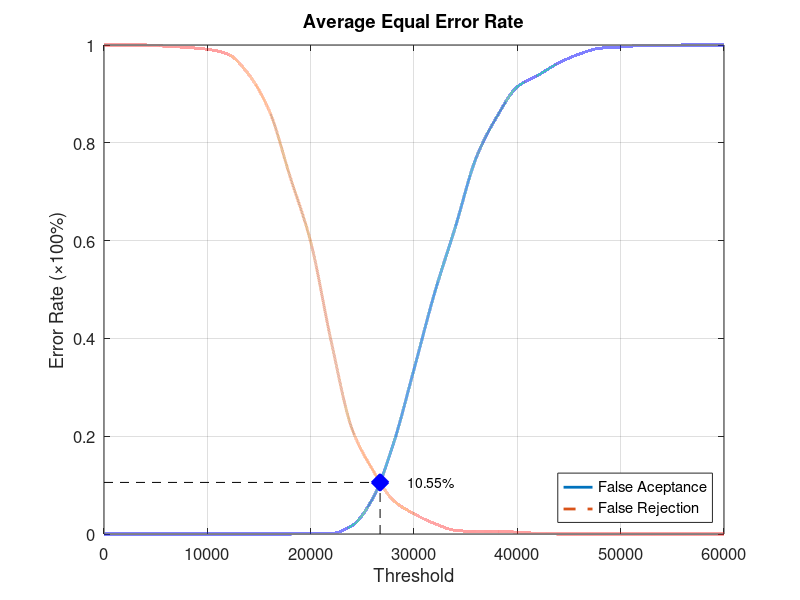
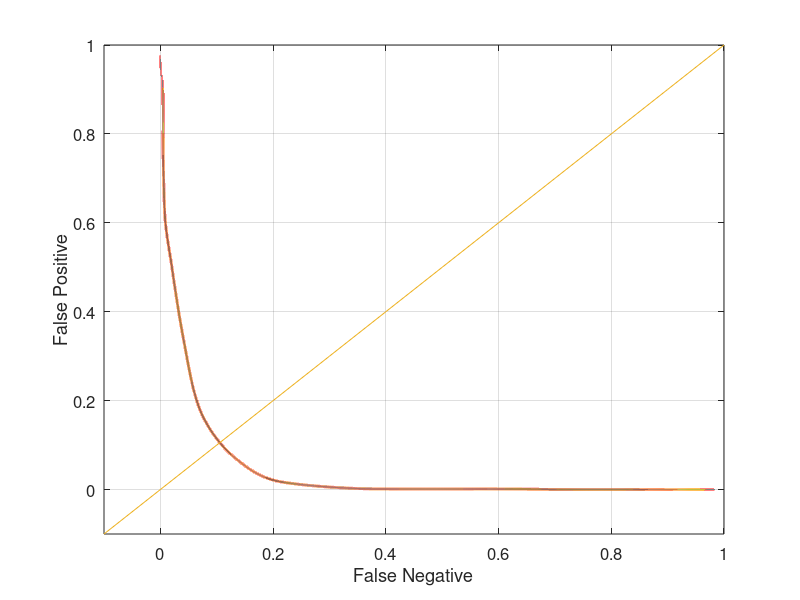

The MATLAB script that drew these images, in order:
function yEER = Experiment1Average
close all;
clear;
clc;
x = 0:2000:60000;
xq = 0:0.5:60000;

y0 = [0 0 0 0 0 0 0 0 0 0 0.00131579 0.00131579 0.0171053 0.0723684 0.184211 0.336842 0.493421 0.627632 0.768421 0.852632 0.914474 0.938158 0.963158 0.981579 0.993421 0.996053 0.998684 0.998684 1 1 1];
yy0 = interp1(x, y0, xq, 'pchip');
y1 = [1 1 1 0.9975 0.995 0.99125 0.98125 0.94 0.865 0.73125 0.5975 0.3925 0.215 0.13125 0.06875 0.04125 0.02125 0.0075 0.005 0.005 0.00375 0.00125 0 0 0 0 0 0 0 0 0];
yy1 = interp1(x, y1, xq, 'pchip');

% Calculating EER: 
y2 = abs(y0 - y1);
find(y2 == min(y2))
yy2 = abs(yy0 - yy1);
xEER = find(yy2 == min(yy2));
xEERIndex = xq(xEER) % X-axis EER
yEER = yy0(xEER) % Y-axis EER

main = figure
plot(xq, yy0,'-','LineWidth', 2);	hold on
plot(xq, yy1,'--','LineWidth', 2);	hold on
plot([xEERIndex xEERIndex], [0 yEER], 'k--');	hold on
plot([0 xEERIndex], [yEER yEER], 'k--');	hold on
plot(xEERIndex, yEER, 'bx', 'LineWidth', 10);	hold on
text(xEERIndex + 10 * xEERIndex / 100, yEER, [num2str(round((10000 * yEER)) / 100) '%'])
legend('False Aceptance', 'False Rejection', 'Location', 'SouthEast')
xlabel('Threshold')
ylabel('Error Rate (\times100%)')
title('Average Equal Error Rate')
set(gca, 'FontSize', 12)
axis([0 60000 0 1])
grid on

print(main, 'Experiment1AverageMain', '-dpng');
FNRxFPR = figure('Color', [1 1 1]);
plot(yy1, yy0, '-', yy1, yy0, 'LineWidth', 2);
hold on
y = -0.1:0.1:1
plot(y, y); 
set(gca, 'FontSize', 12)
xlabel('False Negative')
ylabel('False Positive')
axis([-0.1 1 -0.1 1])
set(gca, 'FontSize', 12)
grid on

print(FNRxFPR, 'Experiment1AverageFNRxFPR','-dpng');
end
